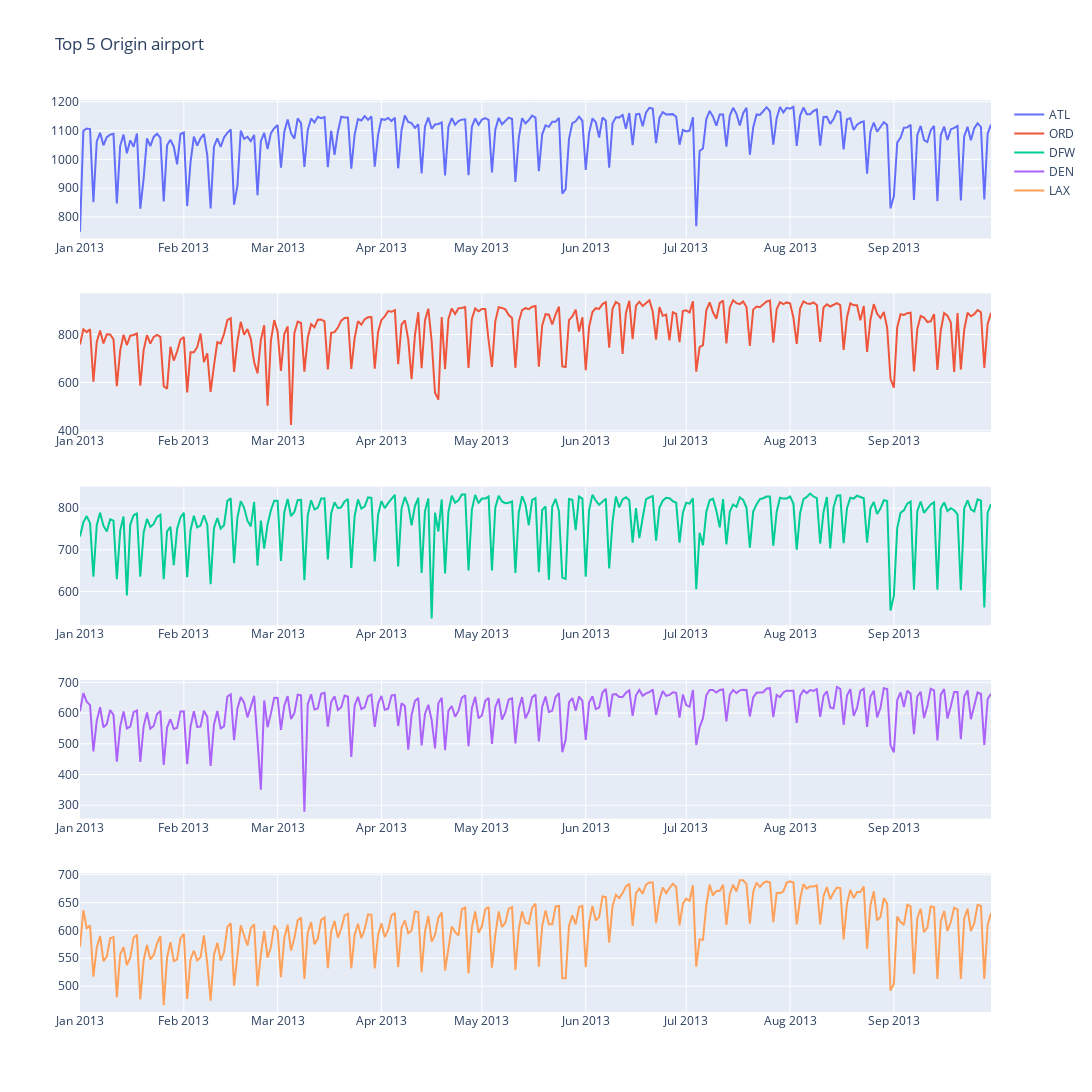

Notebook code for this chart:
### Code cell
facet_plot_top_x_over_interval(flights_df, 5, 1, 9, 1, 31, "Top", "Origin")

### Figure 1 — Plotly figure (JSON) as saved in the notebook; plotly's stock layout.template omitted (floating-point values rounded to 4 significant figures; data arrays with more than 128 entries replaced by an {"elided": "..."} marker saying what was removed)
{"data": [{"name": "ATL", "type": "scatter", "x": {"elided": "273 str values"}, "xaxis": "x", "y": {"elided": "273 int values"}, "yaxis": "y"}, {"name": "ORD", "type": "scatter", "x": {"elided": "273 str values"}, "xaxis": "x2", "y": {"elided": "273 int values"}, "yaxis": "y2"}, {"name": "DFW", "type": "scatter", "x": {"elided": "273 str values"}, "xaxis": "x3", "y": {"elided": "273 int values"}, "yaxis": "y3"}, {"name": "DEN", "type": "scatter", "x": {"elided": "273 str values"}, "xaxis": "x4", "y": {"elided": "273 int values"}, "yaxis": "y4"}, {"name": "LAX", "type": "scatter", "x": {"elided": "273 str values"}, "xaxis": "x5", "y": {"elided": "273 int values"}, "yaxis": "y5"}], "layout": {"height": 1100, "title": {"text": "Top 5 Origin airport"}, "width": 1200, "xaxis": {"anchor": "y", "domain": [0, 1]}, "xaxis2": {"anchor": "y2", "domain": [0, 1]}, "xaxis3": {"anchor": "y3", "domain": [0, 1]}, "xaxis4": {"anchor": "y4", "domain": [0, 1]}, "xaxis5": {"anchor": "y5", "domain": [0, 1]}, "yaxis": {"anchor": "x", "domain": [0.848, 1]}, "yaxis2": {"anchor": "x2", "domain": [0.636, 0.788]}, "yaxis3": {"anchor": "x3", "domain": [0.424, 0.576]}, "yaxis4": {"anchor": "x4", "domain": [0.212, 0.364]}, "yaxis5": {"anchor": "x5", "domain": [0, 0.152]}}}
